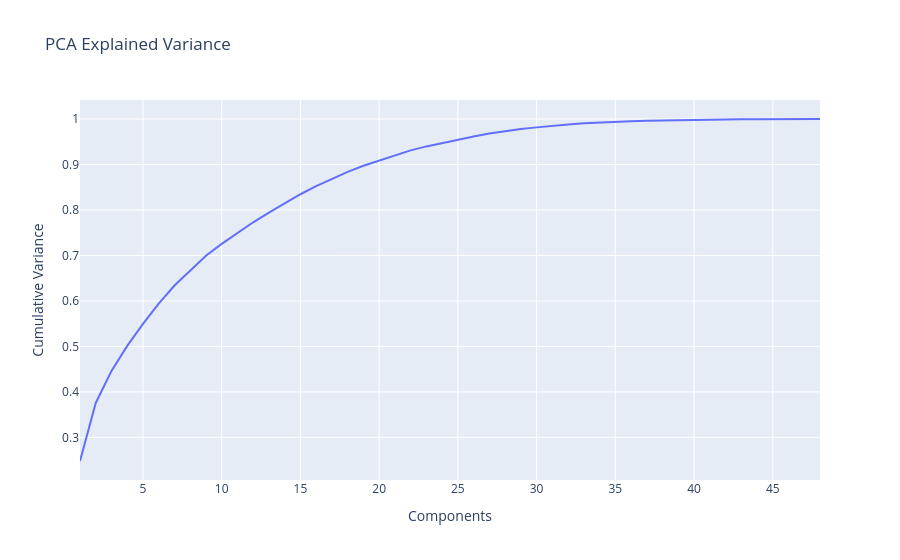

Notebook code for this chart:
### Code cell
var_df = pd.DataFrame({
    "Components": range(1, len(cum_var)+1),
    "Cumulative Variance": cum_var
})

px.line(
    var_df,
    x="Components",
    y="Cumulative Variance",
    title="PCA Explained Variance"
).show()

### Figure 1 — Plotly figure (JSON) as saved in the notebook; plotly's stock layout.template omitted (floating-point values rounded to 4 significant figures)
{"data": [{"hovertemplate": "Components=%{x}<br>Cumulative Variance=%{y}<extra></extra>", "legendgroup": "", "line": {"color": "#636efa", "dash": "solid"}, "marker": {"symbol": "circle"}, "mode": "lines", "name": "", "orientation": "v", "showlegend": false, "type": "scatter", "x": [1, 2, 3, 4, 5, 6, 7, 8, 9, 10, 11, 12, 13, 14, 15, 16, 17, 18, 19, 20, 21, 22, 23, 24, 25, 26, 27, 28, 29, 30, 31, 32, 33, 34, 35, 36, 37, 38, 39, 40, 41, 42, 43, 44, 45, 46, 47, 48], "xaxis": "x", "y": [0.2481, 0.3757, 0.4461, 0.5012, 0.5495, 0.5942, 0.6339, 0.6678, 0.6994, 0.7254, 0.7502, 0.7729, 0.7943, 0.8148, 0.8346, 0.8523, 0.8682, 0.8837, 0.8973, 0.909, 0.9205, 0.9311, 0.9398, 0.9474, 0.9546, 0.9616, 0.9679, 0.973, 0.9779, 0.9816, 0.9851, 0.9881, 0.9905, 0.9926, 0.9941, 0.9952, 0.9963, 0.9971, 0.9978, 0.9984, 0.9989, 0.9992, 0.9995, 0.9997, 0.9999, 1.0, 1.0, 1.0], "yaxis": "y"}], "layout": {"legend": {"tracegroupgap": 0}, "title": {"text": "PCA Explained Variance"}, "xaxis": {"anchor": "y", "domain": [0, 1], "title": {"text": "Components"}}, "yaxis": {"anchor": "x", "domain": [0, 1], "title": {"text": "Cumulative Variance"}}}}
